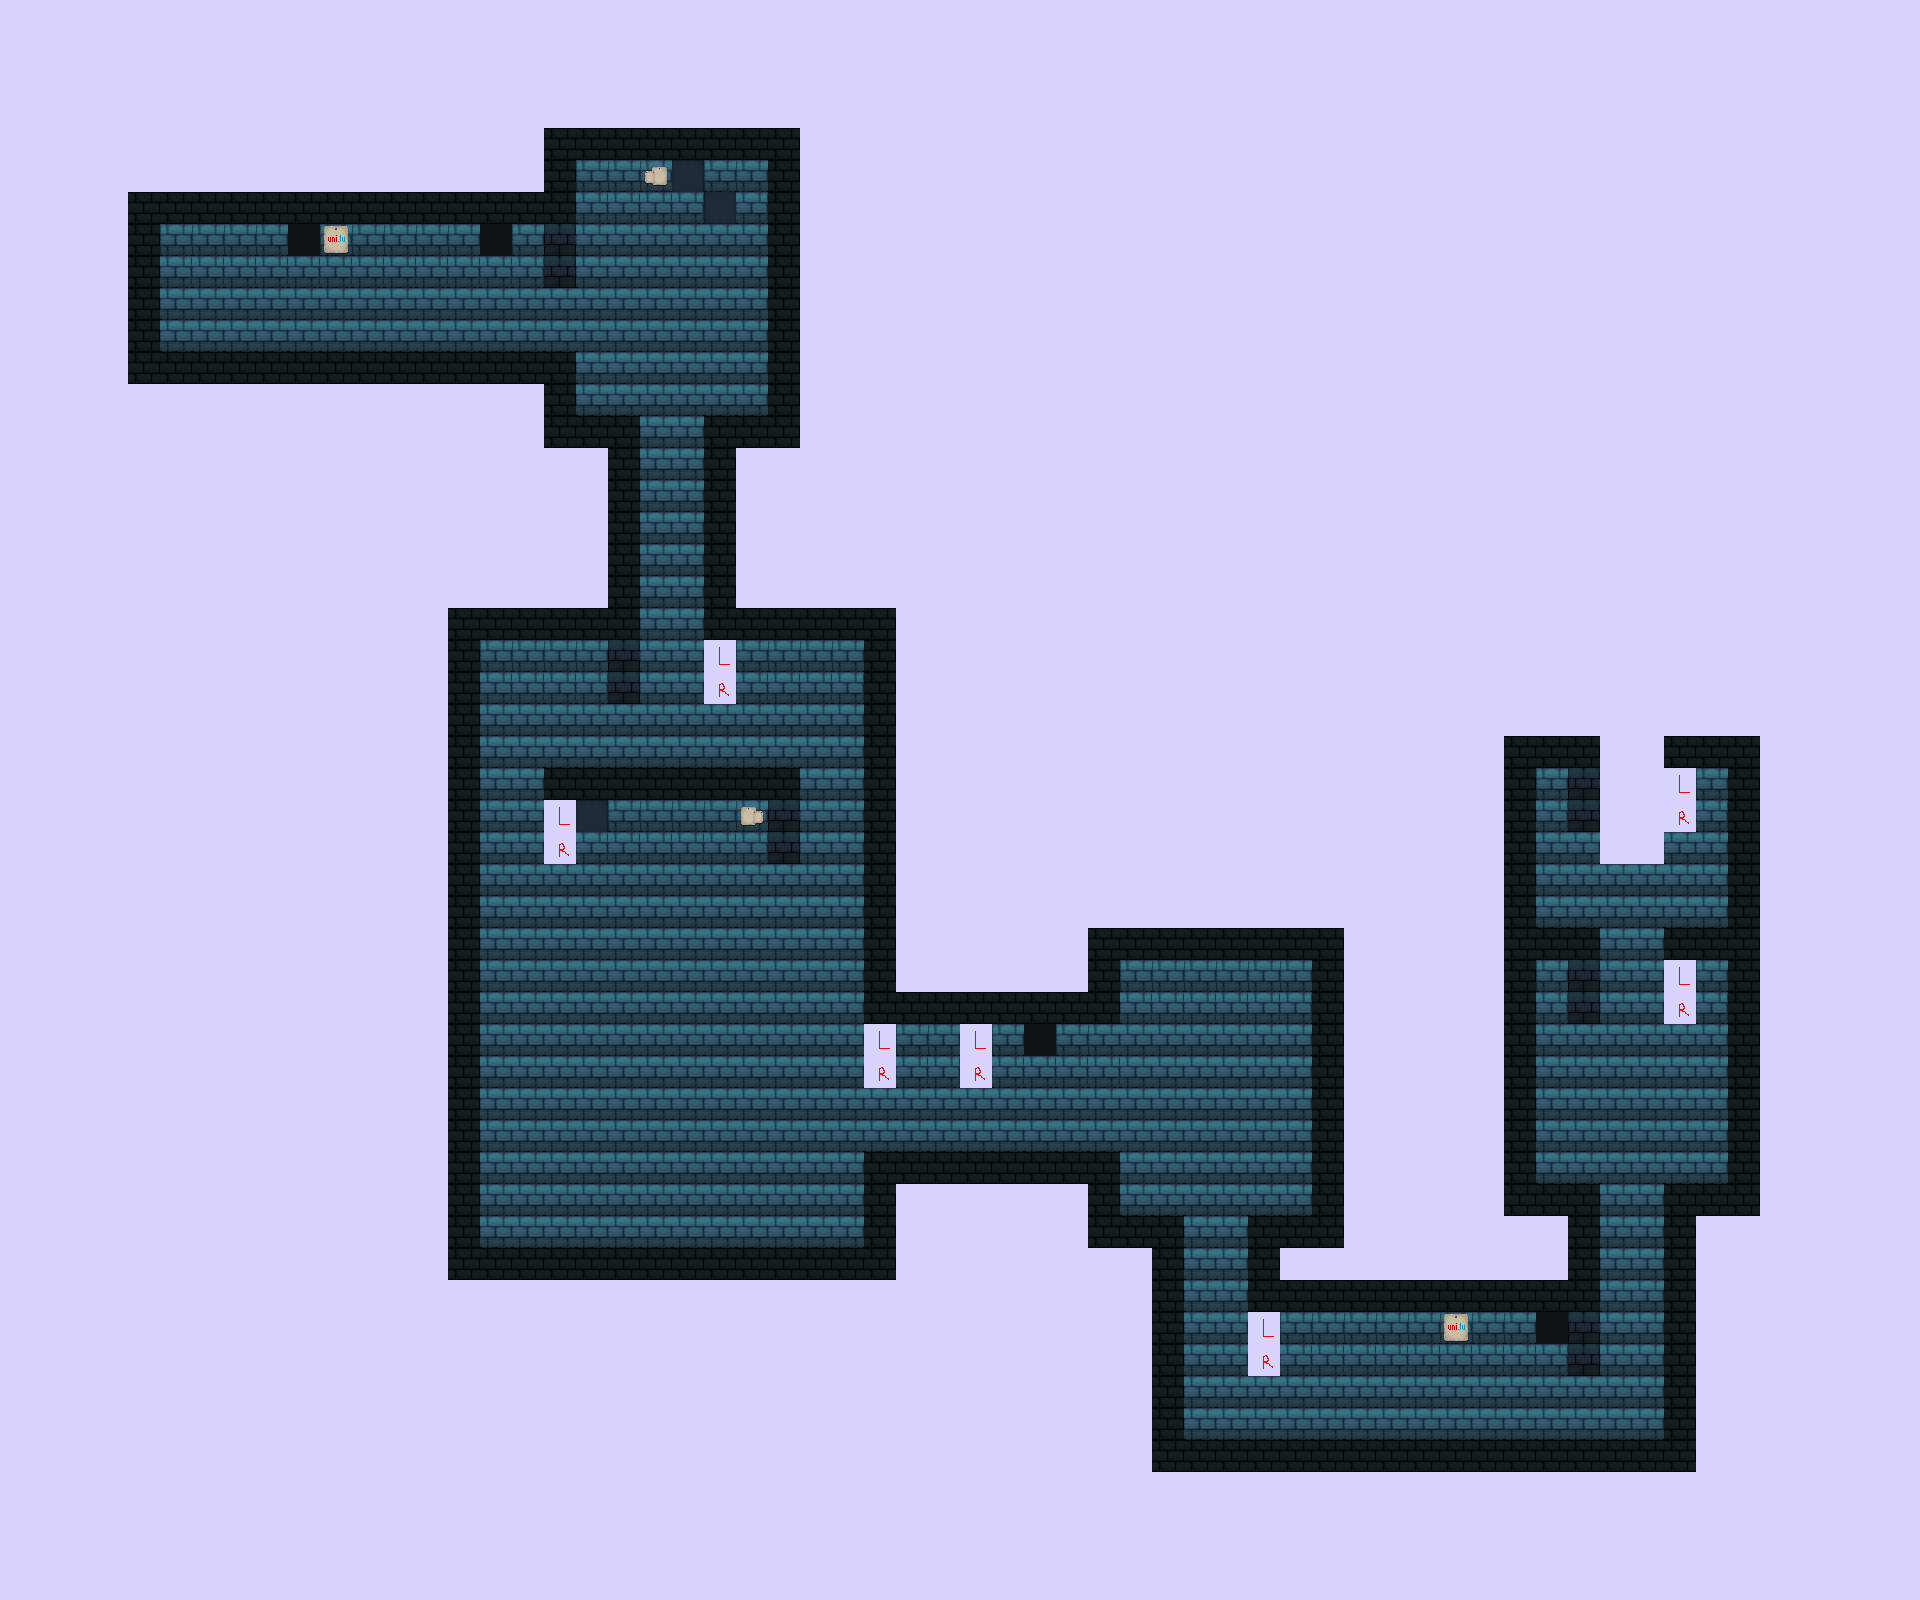

Tiled map render using the project's own tile images. Description and the map definition, with tile-layer contents summarised, below:
An orthogonal 60x50 tile map with 32x32 px tiles, 3 tile layers (Ground, Decoration, Decoration on top) and 34 objects (name123, StairsLeft, StairsRight, Player, Tutor, ...).

<map version="1.2" tiledversion="1.3.3" orientation="orthogonal" renderorder="right-down" width="60" height="50" tilewidth="32" tileheight="32" infinite="0" backgroundcolor="#d9d4ff" nextlayerid="18" nextobjectid="113">
 <tileset firstgid="1" name="maptiles" tilewidth="32" tileheight="32" tilecount="40" columns="8">
  <image source="maptiles.png" width="256" height="160" />
 </tileset>
 <layer id="3" name="Ground" width="60" height="50">
  <data>[3000 cells, 822 non-empty, 16 distinct tile ids]</data>
 </layer>
 <layer id="12" name="Decoration" width="60" height="50">
  <data>[3000 cells, 26 non-empty, 10 distinct tile ids]</data>
 </layer>
 <layer id="14" name="Decoration on top" width="60" height="50">
  <data>[3000 cells, 5 non-empty, 2 distinct tile ids]</data>
 </layer>
 <objectgroup id="2" name="Collision" visible="0" locked="1">
  <object id="49" name="name123" x="128" y="192" width="448" height="64" />
  <object id="52" x="128" y="352" width="448" height="320" />
  <object id="53" x="544" y="128" width="224" height="64" />
  <object id="54" x="576" y="416" width="64" height="256" />
  <object id="55" x="768" y="128" width="128" height="544" />
  <object id="56" x="704" y="416" width="64" height="256" />
  <object id="58" x="864" y="672" width="256" height="384" />
  <object id="60" x="448" y="672" width="32" height="576" />
  <object id="61" x="448" y="1248" width="416" height="32" />
  <object id="62" x="864" y="1152" width="256" height="128" />
  <object id="64" x="1120" y="1216" width="64" height="256" />
  <object id="65" x="1120" y="890" width="224" height="102" />
  <object id="68" x="1312" y="992" width="32" height="224" />
  <object id="82" x="544" y="768" width="256" height="64" />
  <object id="86" x="1248" y="1216" width="352" height="128" />
  <object id="90" x="1184" y="1440" width="480" height="32" />
  <object id="91" x="1664" y="1184" width="96" height="288" />
  <object id="92" x="1504" y="1184" width="96" height="32" />
  <object id="93" x="1504" y="736" width="32" height="448" />
  <object id="94" x="1728" y="736" width="32" height="448" />
  <object id="95" x="1536" y="736" width="64" height="64" />
  <object id="96" x="1664" y="736" width="64" height="64" />
  <object id="97" x="1536" y="928" width="64" height="64" />
  <object id="98" x="1664" y="928" width="64" height="64" />
  <object id="101" x="128" y="256" width="32" height="96" />
  <object id="105" name="StairsLeft" x="1593.5" y="800" width="6.5" height="32.75" />
  <object id="106" name="StairsRight" x="1663.9" y="800" width="6.44685" height="32.75" />
 </objectgroup>
 <objectgroup id="13" name="Stairs" visible="0" locked="1">
  <object id="99" x="1600" y="704" width="64" height="32" />
 </objectgroup>
 <objectgroup id="16" name="Entity">
  <object id="107" name="Player" x="170" y="275" width="23" height="48" />
  <object id="108" name="Tutor" x="640" y="224" width="23" height="47" />
  <object id="109" name="FirstAssistant" x="560" y="896" width="23" height="47" />
  <object id="110" name="SecondAssistant" x="768" y="1120" width="23" height="47" />
  <object id="111" name="ThirdAssistant" x="1184" y="1056" width="23" height="47" />
  <object id="112" name="MathBoss" x="1612" y="974" width="39" height="53" />
 </objectgroup>
</map>